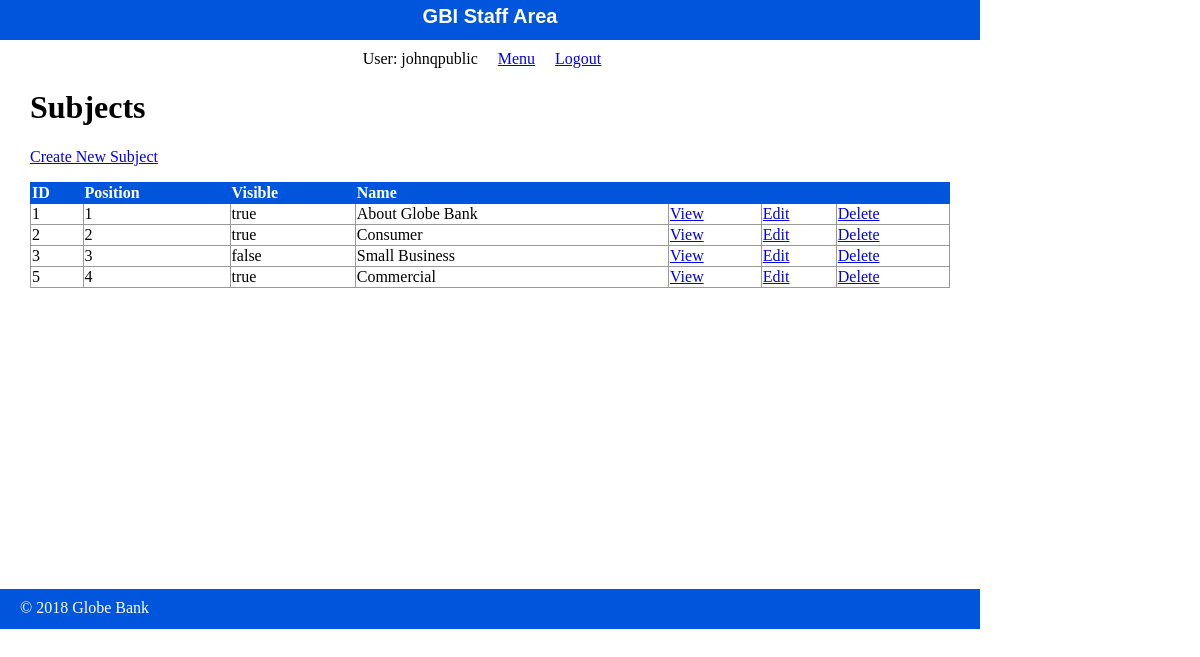
Screenshot of /globe_bank/public/staff/subjects/index.php (signed in) with the database file from the repository.
### tables this page shows
CREATE TABLE `subjects` (
  `id` int(11) NOT NULL AUTO_INCREMENT,
  `menu_name` varchar(255) DEFAULT NULL,
  `position` int(3) DEFAULT NULL,
  `visible` tinyint(1) DEFAULT NULL,
  PRIMARY KEY (`id`)
);

### globe_bank/private/functions.php (called while the page is built, shortened)
<?php
function url_for($script_path) {
  return WWW_ROOT . $script_path;
}
function u($string="") {
  return urlencode($string);
}
function h($string="") {
  return htmlspecialchars($string);
}
?>

### globe_bank/private/query_functions.php (called while the page is built, shortened)
<?php
  function find_all_subjects($options=[]) {
    global $db;
    $visible = $options['visible'] ?? false;
    $sql = "SELECT * FROM subjects ";
    $sql .= "ORDER BY position ASC";
    $result = mysqli_query($db, $sql);
    return $result;
  }
?>

### globe_bank/public/staff/subjects/index.php (the view, shortened to what this page needs)
<?php
  $subject_set = find_all_subjects();
?>
<?php include(SHARED_PATH . '/staff_header.php'); ?>
<div id="content">
  <div class="subjects listing">
    <h1>Subjects</h1>
    <div class="actions">
      <a class="action" href="<?php echo url_for('/staff/subjects/new.php'); ?>">Create New Subject</a>
    </div>
  	<table class="list">
  	  <tr>
        <th>ID</th>
        <th>Position</th>
        <th>Visible</th>
  	    <th>Name</th>
  	    <th>&nbsp;</th>
  	    <th>&nbsp;</th>
        <th>&nbsp;</th>
  	  </tr>
      <?php while($subject = mysqli_fetch_assoc($subject_set)) { ?>
        <tr>
          <td><?php echo h($subject['id']); ?></td>
          <td><?php echo h($subject['position']); ?></td>
          <td><?php echo $subject['visible'] == 1 ? 'true' : 'false'; ?></td>
    	    <td><?php echo h($subject['menu_name']); ?></td>
          <td><a class="action" href="<?php echo url_for('/staff/subjects/show.php?id=' . h(u($subject['id']))); ?>">View</a></td>
          <td><a class="action" href="<?php echo url_for('/staff/subjects/edit.php?id=' . h(u($subject['id']))); ?>">Edit</a></td>
          <td><a class="action" href="<?php echo url_for('/staff/subjects/delete.php?id=' . h(u($subject['id']))); ?>">Delete</a></td>
    	  </tr>
      <?php } ?>
  	</table>
  </div>
</div>
<?php include(SHARED_PATH . '/staff_footer.php'); ?>

### globe_bank/public/stylesheets/staff.css (style rules this page uses)
html { height: 100%; width: 100%; }
body { height: 980px; width: 100%; margin: 0; padding: 0; }
#content { width: 920px; min-height: 500px; padding: 0 30px; }
.actions { margin-bottom: 1em; }
table { border-collapse: collapse; vertical-align: top; }
table.list { width: 100%; }
table.list tr td { border: 1px solid #999999; }
table.list tr th { border: 1px solid #0055DD; background: #0055DD; color: white; text-align: left; }

### rows the page displays
subjects: id "1", position "1", visible "true", menu_name "About Globe Bank"
subjects: id "2", position "2", visible "true", menu_name "Consumer"
subjects: id "3", position "3", visible "false", menu_name "Small Business"
subjects: id "5", position "4", visible "true", menu_name "Commercial"

### other values shown
$_SESSION['username'] "johnqpublic"
